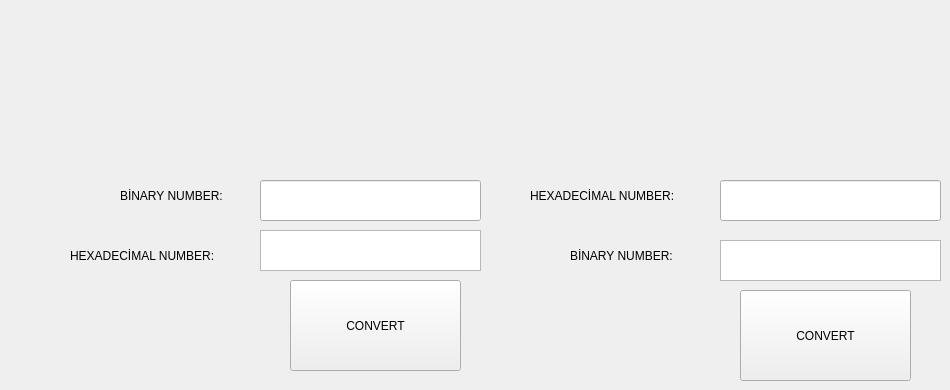
   <widget class="QWidget" name="tab5">
    <attribute name="title">
     <string>BINARY2HEXA</string>
    </attribute>
    <widget class="QTextEdit" name="RES_HEX">
     <property name="geometry">
      <rect>
       <x>260</x>
       <y>230</y>
       <width>221</width>
       <height>41</height>
      </rect>
     </property>
     <property name="textInteractionFlags">
      <set>Qt::LinksAccessibleByMouse|Qt::TextSelectableByMouse</set>
     </property>
    </widget>
    <widget class="QLabel" name="label_10">
     <property name="geometry">
      <rect>
       <x>70</x>
       <y>230</y>
       <width>181</width>
       <height>51</height>
      </rect>
     </property>
     <property name="text">
      <string>HEXADECİMAL NUMBER:</string>
     </property>
    </widget>
    <widget class="QLineEdit" name="lineEdit_BN_INPUT">
     <property name="geometry">
      <rect>
       <x>260</x>
       <y>180</y>
       <width>221</width>
       <height>41</height>
      </rect>
     </property>
     <property name="inputMethodHints">
      <set>Qt::ImhFormattedNumbersOnly|Qt::ImhPreferNumbers</set>
     </property>
    </widget>
    <widget class="QTextEdit" name="RES_BN">
     <property name="geometry">
      <rect>
       <x>720</x>
       <y>240</y>
       <width>221</width>
       <height>41</height>
      </rect>
     </property>
     <property name="textInteractionFlags">
      <set>Qt::LinksAccessibleByMouse|Qt::TextSelectableByMouse</set>
     </property>
    </widget>
    <widget class="QLabel" name="label_12">
     <property name="geometry">
      <rect>
       <x>530</x>
       <y>170</y>
       <width>181</width>
       <height>51</height>
      </rect>
     </property>
     <property name="text">
      <string>HEXADECİMAL NUMBER:</string>
     </property>
    </widget>
    <widget class="QLabel" name="label_11">
     <property name="geometry">
      <rect>
       <x>570</x>
       <y>230</y>
       <width>131</width>
       <height>51</height>
      </rect>
     </property>
     <property name="text">
      <string>BİNARY NUMBER:</string>
     </property>
    </widget>
    <widget class="QPushButton" name="BTN_BN2HEX">
     <property name="geometry">
      <rect>
       <x>290</x>
       <y>280</y>
       <width>171</width>
       <height>91</height>
      </rect>
     </property>
     <property name="text">
      <string>CONVERT</string>
     </property>
     <property name="icon">
      <iconset resource="icons.qrc">
       <normaloff>:/icons/icons/Apps-Accessories-Media-Converter-icon.png</normaloff>:/icons/icons/Apps-Accessories-Media-Converter-icon.png</iconset>
     </property>
     <property name="iconSize">
      <size>
       <width>60</width>
       <height>60</height>
      </size>
     </property>
    </widget>
    <widget class="QLabel" name="label_9">
     <property name="geometry">
      <rect>
       <x>120</x>
       <y>170</y>
       <width>131</width>
       <height>51</height>
      </rect>
     </property>
     <property name="text">
      <string>BİNARY NUMBER:</string>
     </property>
    </widget>
    <widget class="QLineEdit" name="lineEdit_HEX_INPUT">
     <property name="geometry">
      <rect>
       <x>720</x>
       <y>180</y>
       <width>221</width>
       <height>41</height>
      </rect>
     </property>
    </widget>
    <widget class="QPushButton" name="BTN_HEX2BN">
     <property name="geometry">
      <rect>
       <x>740</x>
       <y>290</y>
       <width>171</width>
       <height>91</height>
      </rect>
     </property>
     <property name="text">
      <string>CONVERT</string>
     </property>
     <property name="icon">
      <iconset resource="icons.qrc">
       <normaloff>:/icons/icons/Apps-Accessories-Media-Converter-icon.png</normaloff>:/icons/icons/Apps-Accessories-Media-Converter-icon.png</iconset>
     </property>
     <property name="iconSize">
      <size>
       <width>60</width>
       <height>60</height>
      </size>
     </property>
    </widget>
   </widget>
